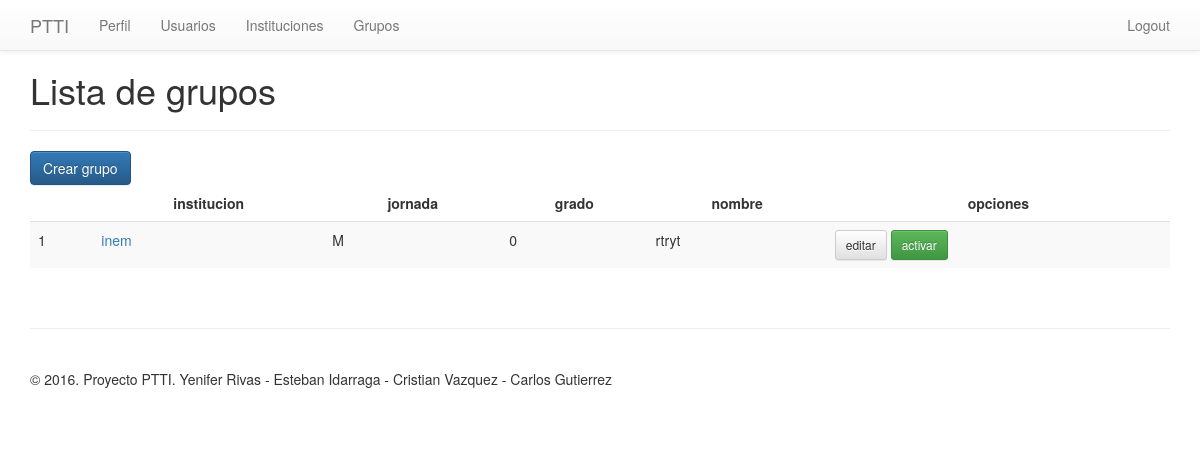
Before: /grupos/ (signed in) with the older database file.
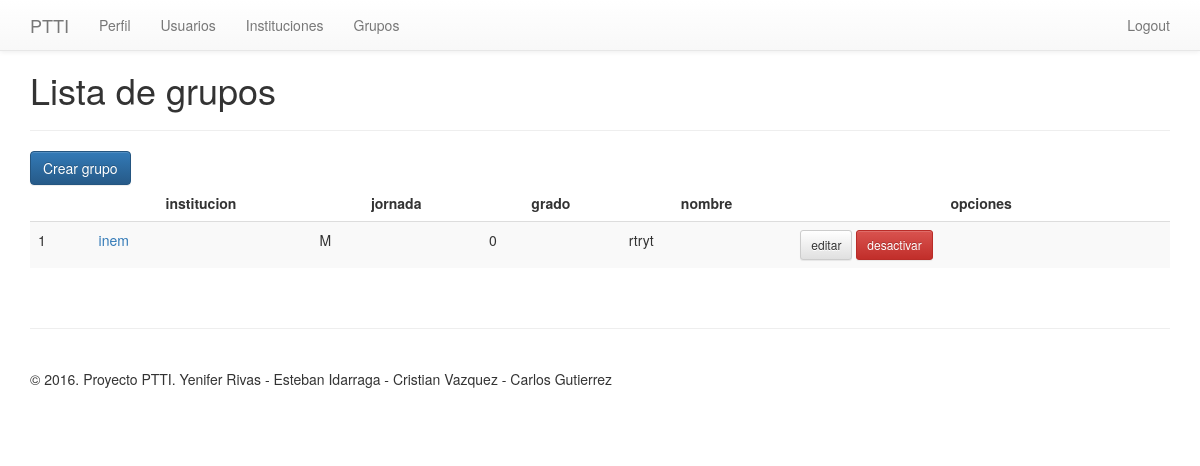
After: the same page with the newer database file.
### ptti/models.py (models this page shows, shortened)
class Grupo(models.Model):
    class Meta:
        verbose_name = "Grupo"
        verbose_name_plural = "Grupos"
    JORNADA_LIST = [
        ('M', 'MANANA'),
        ('T', 'TARDE'),
        ('U', 'UNICA'),
        ('N', 'NOCTURNA'),
        ('S', 'SABATINA'),
    ]
    GRADOS_LIST = [
        ('PRIMARIA',(
                ('0','CERO'),
                ('1','PRIMERO'),
                ('2','SEGUNDO'),
                ('3','TERCERO'),
                ('4','CUARTO'),
                ('5','QUINTO'),
            )
        ),
        ('SECUNDARIA',(
                ('6','SEXTO'),
                ('7','SEPTIMO'),
                ('8','OCTAVO'),
                ('9','NOVENO'),
                ('10','DECIMO'),
                ('11','UNDECIMO'),
            )
        ),
    ]
    institucion = models.ForeignKey(Institucion, on_delete=models.CASCADE)
    jornada     = models.CharField(max_length=200,choices=JORNADA_LIST)
    grado       = models.CharField(max_length=200,choices=GRADOS_LIST)
    nombre      = models.CharField(max_length=200)
    is_active   = models.BooleanField('Activar',default=True)

class Institucion(models.Model):
    class Meta:
        verbose_name = "Institucion"
        verbose_name_plural = "Instituciones"
    nit         = models.CharField('NIT',max_length=200,unique=True)
    nombre      = models.CharField(max_length=200)
    direccion   = models.CharField(max_length=200)
    telefono    = models.CharField(max_length=200)
    ciudad      = models.CharField(max_length=200)
    web         = models.URLField('Sitio web',max_length=200)
    is_active   = models.BooleanField('Activar',default=True)
    def __str__(self):
        return self.nombre

### ptti/views.py (the view)
# urls.py: url(r'^grupos/$',views.grupos, name='grupos'),
@login_required(login_url='/login/')
def grupos(request):
    grupos_lista = Grupo.objects.order_by('nombre')
    context = {'grupos_lista': grupos_lista}
    return render(request, 'grupos.html', context)

### templates/grupos.html (shortened to what this page needs)
{% extends 'base.html' %}
{% block encabezado %}
	<h1>Lista de grupos</h1>
{% endblock %}
{% block contenido %}
	<a class="btn btn-primary" href='/grupos/crear'>Crear grupo</a>
  {% if grupos_lista %}
	<div class="table-responsive">
		<table class="table table-striped">
      <thead>
        <tr style="font-weight:bold;text-align:center">
					<td></td>
          <td>institucion</td>
          <td>jornada</td>
          <td>grado</td>
          <td>nombre</td>
          <td>opciones</td>
        </tr>
      </thead>
      <tbody>
				{% for grupo in grupos_lista %}
          <tr>
						<td>{{ forloop.counter }}</td>
            <td><a href="{% url 'ptti:editar_grupo' grupo.id %}">{{ grupo.institucion }}</a></td>
						<td>{{ grupo.jornada }}</td>
            <td>{{ grupo.grado }}</td>
						<td>{{ grupo.nombre }}</td>
						<td>
							<a class="btn btn-sm btn-default" href="{% url 'ptti:editar_grupo' grupo.id %}">editar</a>
							{% if grupo.is_active %}
								<a class="btn btn-sm btn-danger" href="{% url 'ptti:desactivar_grupo' grupo.id %}">desactivar</a>
							{% else %}
						    <a class="btn btn-sm btn-success" href="{% url 'ptti:activar_grupo' grupo.id %}">activar</a>
						  {% endif %}
						</td>
          </tr>
				{% endfor %}
      </tbody>
    </table>
	</div>
  {% else %}
		<div class="alert alert-danger" role="alert">
    	<p>No grupos</p>
		</div>
  {% endif %}
{% endblock %}

### templates/base.html (shortened to what this page needs)
<!DOCTYPE html>
<html lang='es'>
  <head>
    <link rel="stylesheet" href="https://maxcdn.bootstrapcdn.com/bootstrap/3.3.7/css/bootstrap.min.css">
    <link rel="stylesheet" href="https://maxcdn.bootstrapcdn.com/bootstrap/3.3.7/css/bootstrap-theme.min.css">
  </head>
  <body>
    	<nav class="navbar navbar-default navbar-fixed-top">
        <div class="container">
          <div class="navbar-header">
            <a class="navbar-brand" href="#">PTTI</a>
          </div>
          <div id="navbar" class="navbar-collapse collapse">
        		  {% if guest %}
              <ul class="nav navbar-nav navbar-right">
                <li><a href='/login'>Login</a></li>
              </ul>
              {% else %}
              <ul class="nav navbar-nav navbar-left">
                <li><a href='/perfil'>Perfil</a></li>
                <li><a href='/usuarios/'>Usuarios</a></li>
                <li><a href='/instituciones/'>Instituciones</a></li>
                <li><a href='/grupos/'>Grupos</a></li>
              </ul>
              <ul class="nav navbar-nav navbar-right">
                <li><a href='/logout'>Logout</a></li>
              </ul>
              {% endif %}
          </div>
        </div>
    	</nav>
    <div class="container col-12" style="margin-top:50px">
      {% block encabezado %}{% endblock %}
    	<hr />
  	  {% block contenido %}{% endblock %}
      <footer class="footer" style="padding-top: 40px;padding-bottom: 40px;margin-top: 40px;border-top: 1px solid #eee;">
    	   <p>© 2016. Proyecto PTTI. Yenifer Rivas - Esteban Idarraga - Cristian Vazquez - Carlos Gutierrez</p>
      </footer>
    </div>
  </body>
</html>

Changed rows visible on the page:
changed Grupo "rtryt": is_active "activar" → "desactivar"
